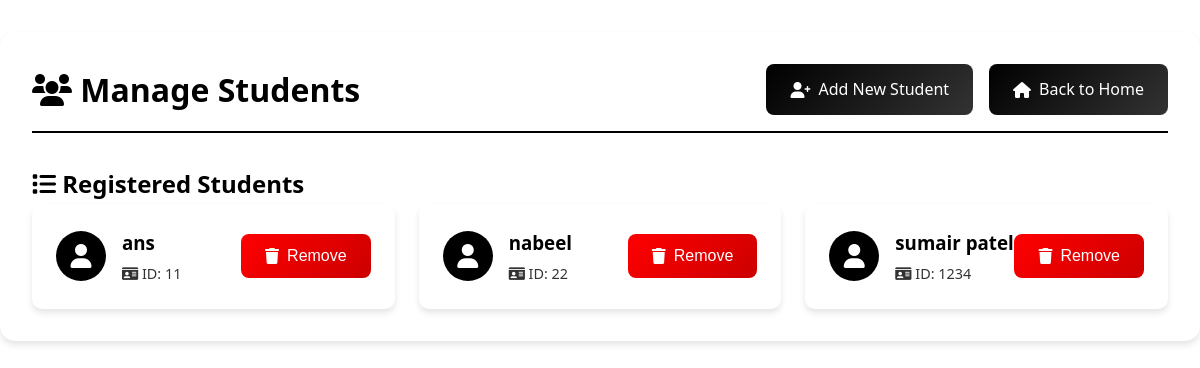
/students, run on the app's committed database.
### models.py (models this page shows, shortened)
class Student(db.Model):
    __tablename__ = 'students'
    id = db.Column(db.Integer, primary_key=True)
    student_id = db.Column(db.String(50), unique=True, nullable=False)
    name = db.Column(db.String(100), nullable=False)
    face_data = db.Column(db.LargeBinary, nullable=False)  # Pickled numpy array
    created_at = db.Column(db.DateTime, default=datetime.utcnow)
    attendance_records = db.relationship('AttendanceRecord', backref='student', lazy=True, cascade='all, delete-orphan')

### app.py (the view)
@app.route('/students')
def list_students():
    students = Student.query.all()
    students_data = [{"id": student.student_id, "name": student.name} for student in students]
    return render_template('students.html', students=students_data)

### templates/students.html (shortened to what this page needs)
<!DOCTYPE html>
<html lang="en">
<head>
    <link rel="stylesheet" href="{{ url_for('static', filename='style.css') }}">
    <link rel="stylesheet" href="https://cdnjs.cloudflare.com/ajax/libs/font-awesome/6.0.0/css/all.min.css">
</head>
<body>
    <div class="container">
        <header>
            <h1><i class="fas fa-users"></i> Manage Students</h1>
            <div class="header-actions">
                <a href="{{ url_for('register') }}" class="button primary">
                    <i class="fas fa-user-plus"></i>
                    Add New Student
                </a>
                <a href="{{ url_for('home') }}" class="button primary">
                    <i class="fas fa-home"></i>
                    Back to Home
                </a>
            </div>
        </header>
        <div class="students-section">
            <h2><i class="fas fa-list"></i> Registered Students</h2>
            {% if students %}
                <div class="students-grid">
                    {% for student in students %}
                        <div class="student-card">
                            <div class="student-info">
                                <div class="student-avatar">
                                    <i class="fas fa-user"></i>
                                </div>
                                <div class="student-details">
                                    <h3>{{ student.name }}</h3>
                                    <p><i class="fas fa-id-card"></i> ID: {{ student.id }}</p>
                                </div>
                            </div>
                            <div class="student-actions">
                                <form method="POST" action="{{ url_for('remove_student') }}"
                                      onsubmit="return confirm('Are you sure you want to remove this student? This action cannot be undone.')">
                                    <button type="submit" class="button danger">
                                        <i class="fas fa-trash"></i>
                                        Remove
                                    </button>
                                </form>
                            </div>
                        </div>
                    {% endfor %}
                </div>
            {% endif %}
        </div>
    </div>
</body>
</html>

### static/style.css (style rules this page uses)
:root { --primary: #000000; --primary-dark: #333333; --danger: #ff0000; --danger-dark: #cc0000; --background: #ffffff; --card-bg: #ffffff; --text: #000000; --shadow: 0 4px 6px rgba(0, 0, 0, 0.1); --border: #cccccc; }
* { margin: 0; padding: 0; box-sizing: border-box; transition: all 0.3s ease; }
body { font-family: 'Segoe UI', Tahoma, Geneva, Verdana, sans-serif; background-color: var(--background); color: var(--text); line-height: 1.6; }
.container { position: relative; max-width: 1200px; margin: 2rem auto; padding: 2rem; background: var(--card-bg); border-radius: 15px; box-shadow: var(--shadow); animation: fadeIn 0.5s ease-out; }
header { display: flex; justify-content: space-between; align-items: center; margin-bottom: 2rem; padding-bottom: 1rem; border-bottom: 2px solid var(--primary); }
header h1 { color: var(--primary); font-size: 2rem; font-weight: 700; }
.header-actions { display: flex; gap: 1rem; }
.button { display: inline-flex; align-items: center; gap: 0.5rem; padding: 0.8rem 1.5rem; border-radius: 8px; text-decoration: none; font-weight: 500; cursor: pointer; transition: transform 0.2s, box-shadow 0.2s; border: none; font-size: 1rem; }
.button.primary { background: linear-gradient(135deg, var(--primary), var(--primary-dark)); color: white; }
.button.danger { background: linear-gradient(135deg, var(--danger), var(--danger-dark)); color: white; }
.students-grid { display: grid; grid-template-columns: repeat(auto-fill, minmax(300px, 1fr)); gap: 1.5rem; }
.student-card { background: var(--card-bg); padding: 1.5rem; border-radius: 10px; box-shadow: var(--shadow); display: flex; justify-content: space-between; align-items: center; }
.student-info { display: flex; align-items: center; gap: 1rem; }
.student-avatar { width: 50px; height: 50px; background: var(--primary); border-radius: 50%; display: flex; align-items: center; justify-content: center; color: white; font-size: 1.5rem; }
.student-details h3 { color: var(--text); margin-bottom: 0.25rem; }
.student-details p { color: var(--text); opacity: 0.8; font-size: 0.9rem; }

### data on the page
Student: name "ans", id "11"
Student: name "nabeel", id "22"
Student: name "sumair patel", id "1234"
